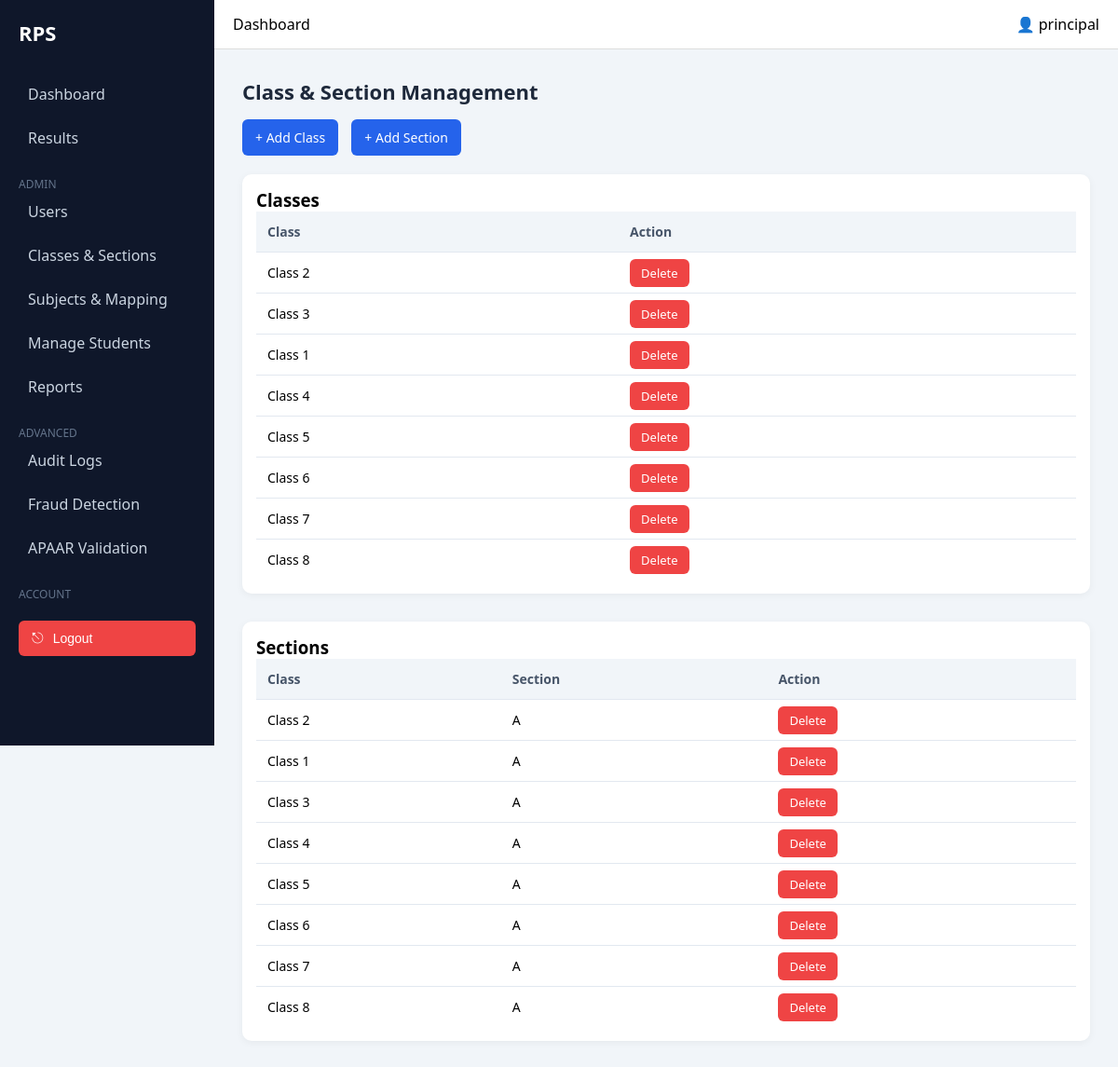
/dashboard/academics/ (signed in), run on an earlier commit of the app's database.
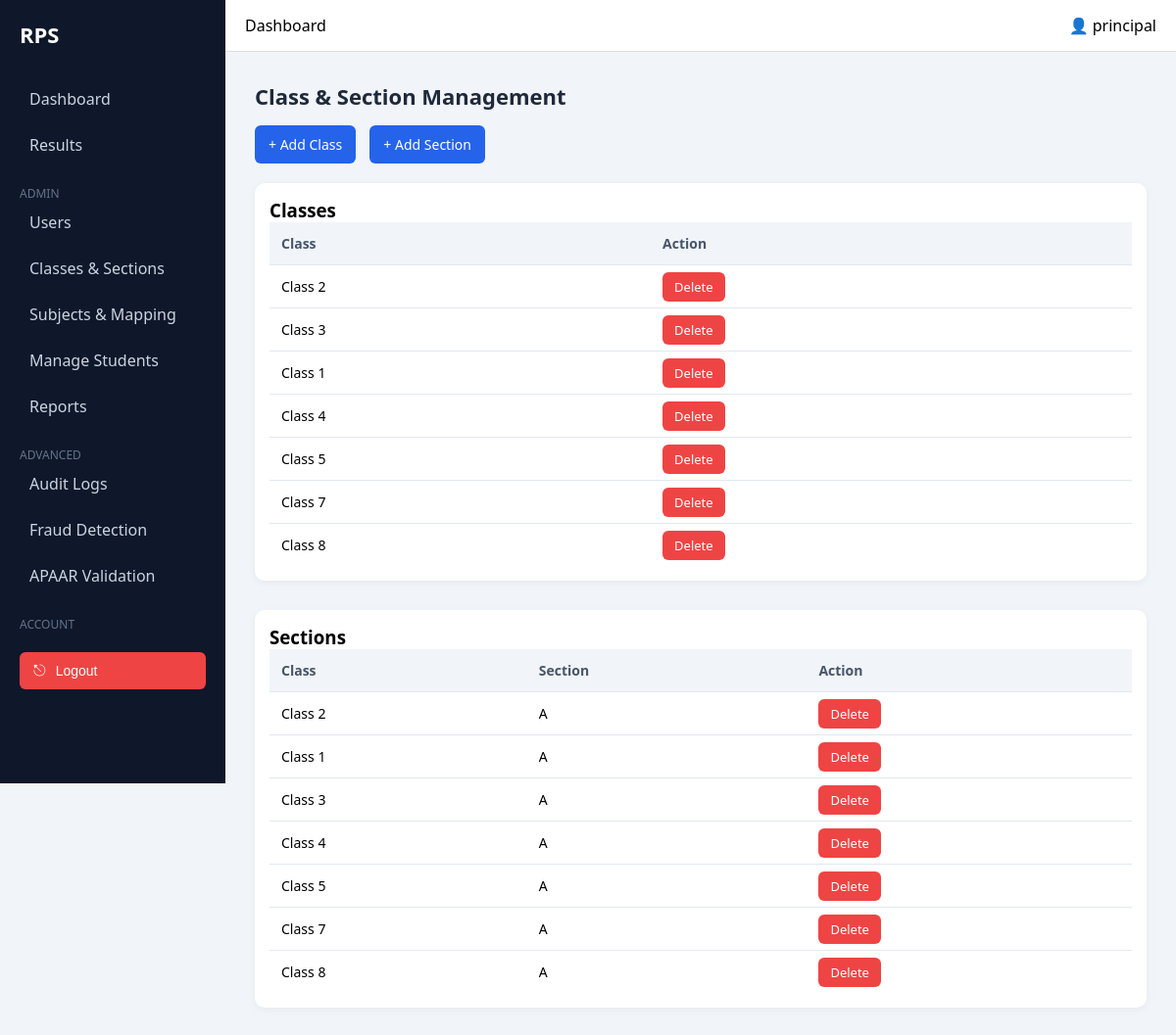
And on a later commit of the database.
### academics/models.py (models this page shows, shortened)
class Class(models.Model):
    CLASS_CHOICES = [(str(i), str(i)) for i in range(1, 9)]  # 1–8
    name = models.CharField(max_length=2, choices=CLASS_CHOICES, unique=True)

class Section(models.Model):
    SECTION_CHOICES = [
        ('A', 'A'),
        ('B', 'B'),
        ('C', 'C'),
    ]
    name = models.CharField(max_length=1, choices=SECTION_CHOICES)
    class_name = models.ForeignKey(Class, on_delete=models.CASCADE, related_name='sections')
    class Meta:
        unique_together = ('name', 'class_name')

### dashboard/views.py (the view)
# urls.py: path('academics/', views.manage_academics, name='manage_academics'),
@login_required
def manage_academics(request):
    if request.user.role != 'admin':
        return redirect('login')
    classes = Class.objects.all()
    sections = Section.objects.all()
    return render(request, 'dashboard/admin/academics.html', {
        'classes': classes,
        'sections': sections
    })

### templates/dashboard/admin/academics.html
{% extends 'dashboard/base.html' %}
{% block content %}
<h2 class="page-title">Class & Section Management</h2>
<div class="academic-actions">
    <a href="{% url 'add_class' %}" class="btn-add">+ Add Class</a>
    <a href="{% url 'add_section' %}" class="btn-add">+ Add Section</a>
</div>
<div class="table-card">
    <h3>Classes</h3>
    <table>
        <tr>
            <th>Class</th>
            <th>Action</th>
        </tr>
        {% for c in classes %}
        <tr>
            <td>Class {{ c.name }}</td>
            <td>
                <a href="{% url 'delete_class' c.id %}" class="btn-delete">Delete</a>
            </td>
        </tr>
        {% endfor %}
    </table>
</div>
<div class="table-card">
    <h3>Sections</h3>
    <table>
        <tr>
            <th>Class</th>
            <th>Section</th>
            <th>Action</th>
        </tr>
        {% for s in sections %}
        <tr>
            <td>Class {{ s.class_name.name }}</td>
            <td>{{ s.name }}</td>
            <td>
                <a href="{% url 'delete_section' s.id %}" class="btn-delete">Delete</a>
            </td>
        </tr>
        {% endfor %}
    </table>
</div>
{% endblock %}

What changed in the data, as far as the page shows it:
removed Class: name "6"
removed Section: class_name.name "6", name "A"
